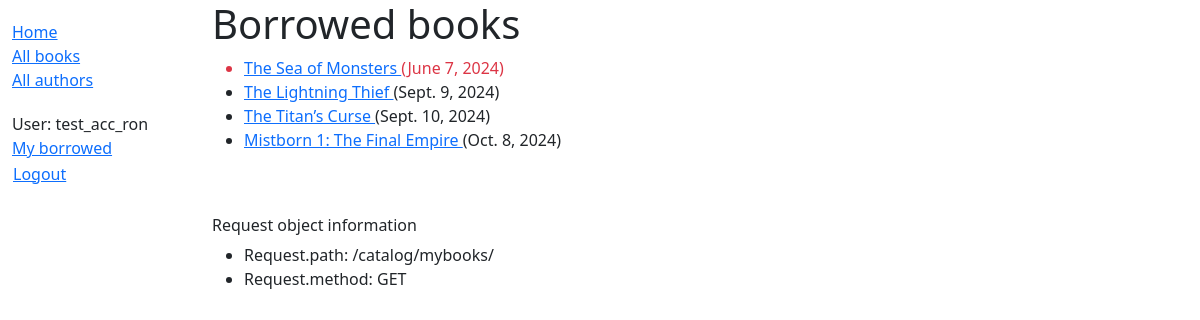
Before: /catalog/mybooks/ (signed in) with the older database file.
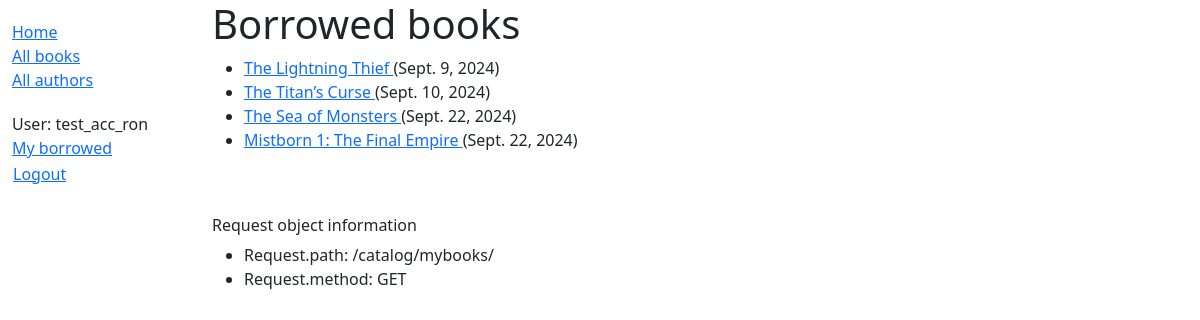
After: the same page with the newer database file.
### catalog/models.py (models this page shows, shortened)
class BookInstance(models.Model):
    id = models.UUIDField(
        primary_key=True, default=uuid.uuid4,
        help_text="Unique ID for this particular book across whole library"
    )
    book = models.ForeignKey(Book, on_delete=models.RESTRICT, null=True)
    imprint = models.CharField(max_length=200)
    due_back = models.DateField(null=True, blank=True)
    LOAN_STATUS = (
        ('m', 'Maintenance'),
        ('o', 'On loan'),
        ('a', 'Available'),
        ('r', 'Reserved'),
    )
    status = models.CharField(
        max_length=1,
        choices=LOAN_STATUS,
        blank=True,
        default='m',
        help_text='Book availability',
    )
    borrower = models.ForeignKey(
        settings.AUTH_USER_MODEL,
        on_delete=models.SET_NULL,
        null=True,
        blank=True,
    )
    class Meta:
        ordering = ['book', 'due_back']
        permissions = (
            ("can_mark_returned", "Set book as returned"),
            ("can_renew", "Renew the book's loaned period"),
        )
    @property
    def is_overdue(self):
        return bool(self.due_back and date.today() > self.due_back)

class Book(models.Model):
    title = models.CharField(max_length=200)
    author = models.ForeignKey('Author', on_delete=models.RESTRICT, null=True)
    summary = models.TextField(
        max_length=1000,
        help_text="Enter a brief description of the book",
    )
    isbn = models.CharField(
        'ISBN',
        max_length=13,
        unique=True,
        help_text='13 Character <a href="https://www.isbn-international.org/'
                  'content/what-isbn">ISBN number</a>',
    )
    genre = models.ManyToManyField(
        Genre,
        help_text="Select a genre for this book",
    )   # each genre can have many books and a book can have multiple genres
    def display_genre(self):
        """Create a string for the Genre. Required to display in Admin."""
        return '; '.join(genre.name for genre in self.genre.all()[:3])
    display_genre.short_description = 'Genre'
    language = models.ForeignKey(
        Language, on_delete=models.SET_NULL, null=True
    )
    class Meta:
        ordering = ['title', 'author']

### catalog/views.py (the view)
# urls.py: path('mybooks/', views.LoanedBooksByUserListView.as_view(), name='my-borrowed'),
class LoanedBooksByUserListView(LoginRequiredMixin, generic.ListView):
    model = BookInstance
    template_name = 'catalog/bookinstance_list_borrowed_user.html'
    paginate_by = 10
    def get_queryset(self) -> QuerySet[Any]:
        return (
            BookInstance.objects.filter(borrower=self.request.user)
            .filter(status__exact='o')
            .order_by('due_back')
        )

### catalog/templates/catalog/bookinstance_list_borrowed_user.html (shortened to what this page needs)
{% extends 'base_generic.html' %}
{% block content %}
    <h1>Borrowed books</h1>
    {% if bookinstance_list %}
    <ul>
        {% for bookinst in bookinstance_list %}
            <li class="{% if bookinst.is_overdue %}text-danger{% endif %}">
                <a href="{% url 'catalog:book-detail' bookinst.book.pk %}">
                    {{ bookinst.book.title }}
                </a> ({{ bookinst.due_back }})
            </li>
        {% endfor %}
    </ul>
    {% else %}
        <p>There are no books borrowed...</p>
    {% endif %}
{% endblock %}

Changed rows visible on the page:
changed BookInstance "The Sea of Monsters": due_back "June 7, 2024" → "Sept. 22, 2024"; moves down the list
changed BookInstance "Mistborn 1: The Final Empire": due_back "Oct. 8, 2024" → "Sept. 22, 2024"
